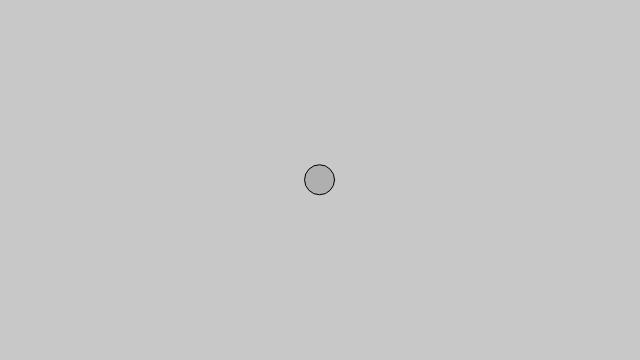
Frame 1 (no input)
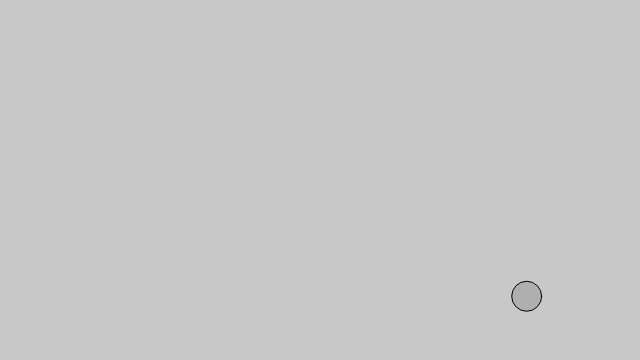
Frame 60 (no input)
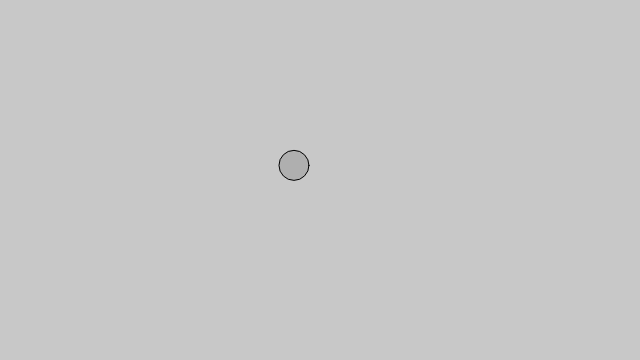
Frame 120 (the mouse pressed at the canvas centre since frame 60)

The p5.js sketch that drew these frames (run headless with seeded random() and noise() and a simulated clock; from frame 60 on, the mouse is pressed at the canvas centre):

// p5.js sketch
// ── sketch.js
// マウスに向かう加速度

let mover;

function setup() {
	createCanvas(640, 360);
	mover = new Mover();
}

function draw() {
	background(200);

	mover.update();
	mover.checkEdges();
	mover.display();

}

class Mover {
	constructor() {
		this.loc = createVector(width / 2, height / 2);
		this.velo = createVector(0, 0);
		this.topSpeed = 10;
	}
	update() {
		this.mouse = createVector(mouseX, mouseY);
		this.dir = p5.Vector.sub(this.mouse, this.loc);
		this.dir.normalize();
		this.dir.mult(0.5);
		this.acc = this.dir;
		this.velo.add(this.acc);
		this.velo.limit(this.topSpeed);
		this.loc.add(this.velo);
	}
	display() {
		stroke(0);
		fill(175);
		ellipse(this.loc.x, this.loc.y, 30);
	}
	checkEdges() {
		if (this.loc.x > width) {
			this.loc.x = 0;
		} else if (this.loc.x < 0) {
			this.loc.x = width;
		}
		if (this.loc.y > height) {
			this.loc.y = 0;
		} else if (this.loc.y < 0) {
			this.loc.y = height;
		}
	}
}
